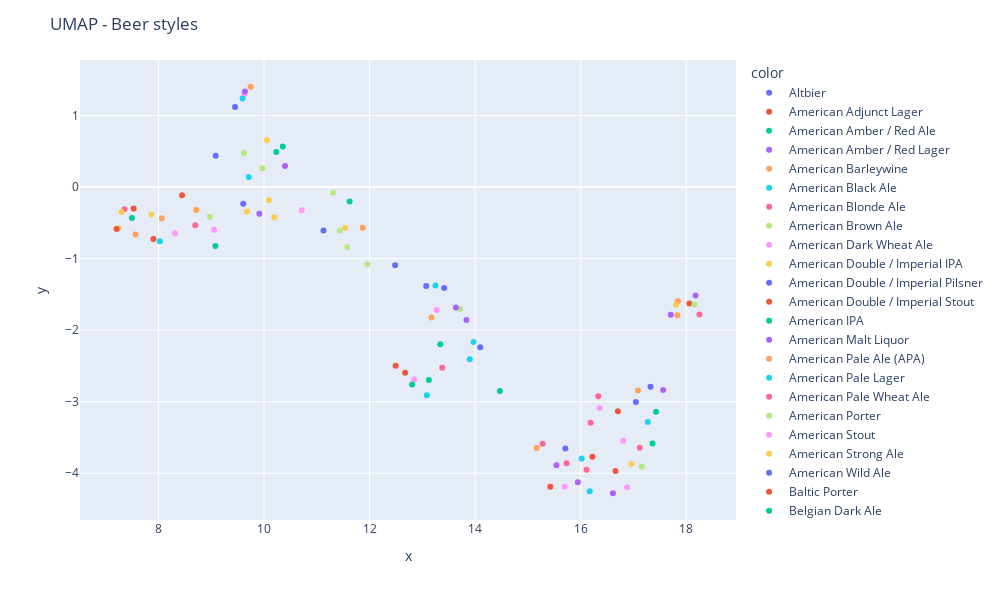

The cell this chart's notebook holds for it:
### Code cell
reducer = umap.UMAP()

embedding = reducer.fit_transform(X)

fig = px.scatter(x=embedding[:, 0], y=embedding[:, 1], color=style_labels)
fig.update_layout(
    title='UMAP - Beer styles',
    width=1000,
    height=600,
)
fig.show()

### Figure 1 — Plotly figure (JSON) as saved in the notebook; plotly's stock layout.template omitted (floating-point values rounded to 4 significant figures)
{"data": [{"hovertemplate": "color=Altbier<br>x=%{x}<br>y=%{y}<extra></extra>", "legendgroup": "Altbier", "marker": {"color": "#636efa", "symbol": "circle"}, "mode": "markers", "name": "Altbier", "orientation": "v", "showlegend": true, "type": "scatter", "x": [14.1], "xaxis": "x", "y": [-2.24], "yaxis": "y"}, {"hovertemplate": "color=American Adjunct Lager<br>x=%{x}<br>y=%{y}<extra></extra>", "legendgroup": "American Adjunct Lager", "marker": {"color": "#EF553B", "symbol": "circle"}, "mode": "markers", "name": "American Adjunct Lager", "orientation": "v", "showlegend": true, "type": "scatter", "x": [18.06], "xaxis": "x", "y": [-1.626], "yaxis": "y"}, {"hovertemplate": "color=American Amber / Red Ale<br>x=%{x}<br>y=%{y}<extra></extra>", "legendgroup": "American Amber / Red Ale", "marker": {"color": "#00cc96", "symbol": "circle"}, "mode": "markers", "name": "American Amber / Red Ale", "orientation": "v", "showlegend": true, "type": "scatter", "x": [13.34], "xaxis": "x", "y": [-2.195], "yaxis": "y"}, {"hovertemplate": "color=American Amber / Red Lager<br>x=%{x}<br>y=%{y}<extra></extra>", "legendgroup": "American Amber / Red Lager", "marker": {"color": "#ab63fa", "symbol": "circle"}, "mode": "markers", "name": "American Amber / Red Lager", "orientation": "v", "showlegend": true, "type": "scatter", "x": [17.56], "xaxis": "x", "y": [-2.838], "yaxis": "y"}, {"hovertemplate": "color=American Barleywine<br>x=%{x}<br>y=%{y}<extra></extra>", "legendgroup": "American Barleywine", "marker": {"color": "#FFA15A", "symbol": "circle"}, "mode": "markers", "name": "American Barleywine", "orientation": "v", "showlegend": true, "type": "scatter", "x": [7.566], "xaxis": "x", "y": [-0.6622], "yaxis": "y"}, {"hovertemplate": "color=American Black Ale<br>x=%{x}<br>y=%{y}<extra></extra>", "legendgroup": "American Black Ale", "marker": {"color": "#19d3f3", "symbol": "circle"}, "mode": "markers", "name": "American Black Ale", "orientation": "v", "showlegend": true, "type": "scatter", "x": [9.712], "xaxis": "x", "y": [0.1419], "yaxis": "y"}, {"hovertemplate": "color=American Blonde Ale<br>x=%{x}<br>y=%{y}<extra></extra>", "legendgroup": "American Blonde Ale", "marker": {"color": "#FF6692", "symbol": "circle"}, "mode": "markers", "name": "American Blonde Ale", "orientation": "v", "showlegend": true, "type": "scatter", "x": [17.12], "xaxis": "x", "y": [-3.643], "yaxis": "y"}, {"hovertemplate": "color=American Brown Ale<br>x=%{x}<br>y=%{y}<extra></extra>", "legendgroup": "American Brown Ale", "marker": {"color": "#B6E880", "symbol": "circle"}, "mode": "markers", "name": "American Brown Ale", "orientation": "v", "showlegend": true, "type": "scatter", "x": [11.58], "xaxis": "x", "y": [-0.8413], "yaxis": "y"}, {"hovertemplate": "color=American Dark Wheat Ale<br>x=%{x}<br>y=%{y}<extra></extra>", "legendgroup": "American Dark Wheat Ale", "marker": {"color": "#FF97FF", "symbol": "circle"}, "mode": "markers", "name": "American Dark Wheat Ale", "orientation": "v", "showlegend": true, "type": "scatter", "x": [16.36], "xaxis": "x", "y": [-3.086], "yaxis": "y"}, {"hovertemplate": "color=American Double / Imperial IPA<br>x=%{x}<br>y=%{y}<extra></extra>", "legendgroup": "American Double / Imperial IPA", "marker": {"color": "#FECB52", "symbol": "circle"}, "mode": "markers", "name": "American Double / Imperial IPA", "orientation": "v", "showlegend": true, "type": "scatter", "x": [7.24], "xaxis": "x", "y": [-0.5761], "yaxis": "y"}, {"hovertemplate": "color=American Double / Imperial Pilsner<br>x=%{x}<br>y=%{y}<extra></extra>", "legendgroup": "American Double / Imperial Pilsner", "marker": {"color": "#636efa", "symbol": "circle"}, "mode": "markers", "name": "American Double / Imperial Pilsner", "orientation": "v", "showlegend": true, "type": "scatter", "x": [9.607], "xaxis": "x", "y": [-0.2328], "yaxis": "y"}, {"hovertemplate": "color=American Double / Imperial Stout<br>x=%{x}<br>y=%{y}<extra></extra>", "legendgroup": "American Double / Imperial Stout", "marker": {"color": "#EF553B", "symbol": "circle"}, "mode": "markers", "name": "American Double / Imperial Stout", "orientation": "v", "showlegend": true, "type": "scatter", "x": [7.207], "xaxis": "x", "y": [-0.585], "yaxis": "y"}, {"hovertemplate": "color=American IPA<br>x=%{x}<br>y=%{y}<extra></extra>", "legendgroup": "American IPA", "marker": {"color": "#00cc96", "symbol": "circle"}, "mode": "markers", "name": "American IPA", "orientation": "v", "showlegend": true, "type": "scatter", "x": [10.23], "xaxis": "x", "y": [0.4893], "yaxis": "y"}, {"hovertemplate": "color=American Malt Liquor<br>x=%{x}<br>y=%{y}<extra></extra>", "legendgroup": "American Malt Liquor", "marker": {"color": "#ab63fa", "symbol": "circle"}, "mode": "markers", "name": "American Malt Liquor", "orientation": "v", "showlegend": true, "type": "scatter", "x": [18.17], "xaxis": "x", "y": [-1.517], "yaxis": "y"}, {"hovertemplate": "color=American Pale Ale (APA)<br>x=%{x}<br>y=%{y}<extra></extra>", "legendgroup": "American Pale Ale (APA)", "marker": {"color": "#FFA15A", "symbol": "circle"}, "mode": "markers", "name": "American Pale Ale (APA)", "orientation": "v", "showlegend": true, "type": "scatter", "x": [11.87], "xaxis": "x", "y": [-0.5687], "yaxis": "y"}, {"hovertemplate": "color=American Pale Lager<br>x=%{x}<br>y=%{y}<extra></extra>", "legendgroup": "American Pale Lager", "marker": {"color": "#19d3f3", "symbol": "circle"}, "mode": "markers", "name": "American Pale Lager", "orientation": "v", "showlegend": true, "type": "scatter", "x": [17.27], "xaxis": "x", "y": [-3.283], "yaxis": "y"}, {"hovertemplate": "color=American Pale Wheat Ale<br>x=%{x}<br>y=%{y}<extra></extra>", "legendgroup": "American Pale Wheat Ale", "marker": {"color": "#FF6692", "symbol": "circle"}, "mode": "markers", "name": "American Pale Wheat Ale", "orientation": "v", "showlegend": true, "type": "scatter", "x": [15.73], "xaxis": "x", "y": [-3.859], "yaxis": "y"}, {"hovertemplate": "color=American Porter<br>x=%{x}<br>y=%{y}<extra></extra>", "legendgroup": "American Porter", "marker": {"color": "#B6E880", "symbol": "circle"}, "mode": "markers", "name": "American Porter", "orientation": "v", "showlegend": true, "type": "scatter", "x": [9.972], "xaxis": "x", "y": [0.2631], "yaxis": "y"}, {"hovertemplate": "color=American Stout<br>x=%{x}<br>y=%{y}<extra></extra>", "legendgroup": "American Stout", "marker": {"color": "#FF97FF", "symbol": "circle"}, "mode": "markers", "name": "American Stout", "orientation": "v", "showlegend": true, "type": "scatter", "x": [10.72], "xaxis": "x", "y": [-0.3219], "yaxis": "y"}, {"hovertemplate": "color=American Strong Ale<br>x=%{x}<br>y=%{y}<extra></extra>", "legendgroup": "American Strong Ale", "marker": {"color": "#FECB52", "symbol": "circle"}, "mode": "markers", "name": "American Strong Ale", "orientation": "v", "showlegend": true, "type": "scatter", "x": [7.867], "xaxis": "x", "y": [-0.3845], "yaxis": "y"}, {"hovertemplate": "color=American Wild Ale<br>x=%{x}<br>y=%{y}<extra></extra>", "legendgroup": "American Wild Ale", "marker": {"color": "#636efa", "symbol": "circle"}, "mode": "markers", "name": "American Wild Ale", "orientation": "v", "showlegend": true, "type": "scatter", "x": [9.451], "xaxis": "x", "y": [1.121], "yaxis": "y"}, {"hovertemplate": "color=Baltic Porter<br>x=%{x}<br>y=%{y}<extra></extra>", "legendgroup": "Baltic Porter", "marker": {"color": "#EF553B", "symbol": "circle"}, "mode": "markers", "name": "Baltic Porter", "orientation": "v", "showlegend": true, "type": "scatter", "x": [8.447], "xaxis": "x", "y": [-0.1141], "yaxis": "y"}, {"hovertemplate": "color=Belgian Dark Ale<br>x=%{x}<br>y=%{y}<extra></extra>", "legendgroup": "Belgian Dark Ale", "marker": {"color": "#00cc96", "symbol": "circle"}, "mode": "markers", "name": "Belgian Dark Ale", "orientation": "v", "showlegend": true, "type": "scatter", "x": [13.12], "xaxis": "x", "y": [-2.698], "yaxis": "y"}, {"hovertemplate": "color=Belgian IPA<br>x=%{x}<br>y=%{y}<extra></extra>", "legendgroup": "Belgian IPA", "marker": {"color": "#ab63fa", "symbol": "circle"}, "mode": "markers", "name": "Belgian IPA", "orientation": "v", "showlegend": true, "type": "scatter", "x": [9.912], "xaxis": "x", "y": [-0.371], "yaxis": "y"}, {"hovertemplate": "color=Belgian Pale Ale<br>x=%{x}<br>y=%{y}<extra></extra>", "legendgroup": "Belgian Pale Ale", "marker": {"color": "#FFA15A", "symbol": "circle"}, "mode": "markers", "name": "Belgian Pale Ale", "orientation": "v", "showlegend": true, "type": "scatter", "x": [13.17], "xaxis": "x", "y": [-1.822], "yaxis": "y"}, {"hovertemplate": "color=Belgian Strong Dark Ale<br>x=%{x}<br>y=%{y}<extra></extra>", "legendgroup": "Belgian Strong Dark Ale", "marker": {"color": "#19d3f3", "symbol": "circle"}, "mode": "markers", "name": "Belgian Strong Dark Ale", "orientation": "v", "showlegend": true, "type": "scatter", "x": [8.027], "xaxis": "x", "y": [-0.7553], "yaxis": "y"}, {"hovertemplate": "color=Belgian Strong Pale Ale<br>x=%{x}<br>y=%{y}<extra></extra>", "legendgroup": "Belgian Strong Pale Ale", "marker": {"color": "#FF6692", "symbol": "circle"}, "mode": "markers", "name": "Belgian Strong Pale Ale", "orientation": "v", "showlegend": true, "type": "scatter", "x": [8.699], "xaxis": "x", "y": [-0.5335], "yaxis": "y"}, {"hovertemplate": "color=Berliner Weissbier<br>x=%{x}<br>y=%{y}<extra></extra>", "legendgroup": "Berliner Weissbier", "marker": {"color": "#B6E880", "symbol": "circle"}, "mode": "markers", "name": "Berliner Weissbier", "orientation": "v", "showlegend": true, "type": "scatter", "x": [11.31], "xaxis": "x", "y": [-0.07888], "yaxis": "y"}, {"hovertemplate": "color=Bière de Champagne / Bière Brut<br>x=%{x}<br>y=%{y}<extra></extra>", "legendgroup": "Bière de Champagne / Bière Brut", "marker": {"color": "#FF97FF", "symbol": "circle"}, "mode": "markers", "name": "Bière de Champagne / Bière Brut", "orientation": "v", "showlegend": true, "type": "scatter", "x": [9.056], "xaxis": "x", "y": [-0.5961], "yaxis": "y"}, {"hovertemplate": "color=Bière de Garde<br>x=%{x}<br>y=%{y}<extra></extra>", "legendgroup": "Bière de Garde", "marker": {"color": "#FECB52", "symbol": "circle"}, "mode": "markers", "name": "Bière de Garde", "orientation": "v", "showlegend": true, "type": "scatter", "x": [10.2], "xaxis": "x", "y": [-0.4213], "yaxis": "y"}, {"hovertemplate": "color=Black & Tan<br>x=%{x}<br>y=%{y}<extra></extra>", "legendgroup": "Black & Tan", "marker": {"color": "#636efa", "symbol": "circle"}, "mode": "markers", "name": "Black & Tan", "orientation": "v", "showlegend": true, "type": "scatter", "x": [17.32], "xaxis": "x", "y": [-2.79], "yaxis": "y"}, {"hovertemplate": "color=Bock<br>x=%{x}<br>y=%{y}<extra></extra>", "legendgroup": "Bock", "marker": {"color": "#EF553B", "symbol": "circle"}, "mode": "markers", "name": "Bock", "orientation": "v", "showlegend": true, "type": "scatter", "x": [16.7], "xaxis": "x", "y": [-3.132], "yaxis": "y"}, {"hovertemplate": "color=Braggot<br>x=%{x}<br>y=%{y}<extra></extra>", "legendgroup": "Braggot", "marker": {"color": "#00cc96", "symbol": "circle"}, "mode": "markers", "name": "Braggot", "orientation": "v", "showlegend": true, "type": "scatter", "x": [9.08], "xaxis": "x", "y": [-0.8237], "yaxis": "y"}, {"hovertemplate": "color=California Common / Steam Beer<br>x=%{x}<br>y=%{y}<extra></extra>", "legendgroup": "California Common / Steam Beer", "marker": {"color": "#ab63fa", "symbol": "circle"}, "mode": "markers", "name": "California Common / Steam Beer", "orientation": "v", "showlegend": true, "type": "scatter", "x": [13.83], "xaxis": "x", "y": [-1.857], "yaxis": "y"}, {"hovertemplate": "color=Chile Beer<br>x=%{x}<br>y=%{y}<extra></extra>", "legendgroup": "Chile Beer", "marker": {"color": "#FFA15A", "symbol": "circle"}, "mode": "markers", "name": "Chile Beer", "orientation": "v", "showlegend": true, "type": "scatter", "x": [17.09], "xaxis": "x", "y": [-2.843], "yaxis": "y"}, {"hovertemplate": "color=Cream Ale<br>x=%{x}<br>y=%{y}<extra></extra>", "legendgroup": "Cream Ale", "marker": {"color": "#19d3f3", "symbol": "circle"}, "mode": "markers", "name": "Cream Ale", "orientation": "v", "showlegend": true, "type": "scatter", "x": [16.02], "xaxis": "x", "y": [-3.796], "yaxis": "y"}, {"hovertemplate": "color=Czech Pilsener<br>x=%{x}<br>y=%{y}<extra></extra>", "legendgroup": "Czech Pilsener", "marker": {"color": "#FF6692", "symbol": "circle"}, "mode": "markers", "name": "Czech Pilsener", "orientation": "v", "showlegend": true, "type": "scatter", "x": [16.11], "xaxis": "x", "y": [-3.952], "yaxis": "y"}, {"hovertemplate": "color=Doppelbock<br>x=%{x}<br>y=%{y}<extra></extra>", "legendgroup": "Doppelbock", "marker": {"color": "#B6E880", "symbol": "circle"}, "mode": "markers", "name": "Doppelbock", "orientation": "v", "showlegend": true, "type": "scatter", "x": [8.972], "xaxis": "x", "y": [-0.4157], "yaxis": "y"}, {"hovertemplate": "color=Dortmunder / Export Lager<br>x=%{x}<br>y=%{y}<extra></extra>", "legendgroup": "Dortmunder / Export Lager", "marker": {"color": "#FF97FF", "symbol": "circle"}, "mode": "markers", "name": "Dortmunder / Export Lager", "orientation": "v", "showlegend": true, "type": "scatter", "x": [15.7], "xaxis": "x", "y": [-4.189], "yaxis": "y"}, {"hovertemplate": "color=Dubbel<br>x=%{x}<br>y=%{y}<extra></extra>", "legendgroup": "Dubbel", "marker": {"color": "#FECB52", "symbol": "circle"}, "mode": "markers", "name": "Dubbel", "orientation": "v", "showlegend": true, "type": "scatter", "x": [9.68], "xaxis": "x", "y": [-0.3428], "yaxis": "y"}, {"hovertemplate": "color=Dunkelweizen<br>x=%{x}<br>y=%{y}<extra></extra>", "legendgroup": "Dunkelweizen", "marker": {"color": "#636efa", "symbol": "circle"}, "mode": "markers", "name": "Dunkelweizen", "orientation": "v", "showlegend": true, "type": "scatter", "x": [13.07], "xaxis": "x", "y": [-1.383], "yaxis": "y"}, {"hovertemplate": "color=Eisbock<br>x=%{x}<br>y=%{y}<extra></extra>", "legendgroup": "Eisbock", "marker": {"color": "#EF553B", "symbol": "circle"}, "mode": "markers", "name": "Eisbock", "orientation": "v", "showlegend": true, "type": "scatter", "x": [7.532], "xaxis": "x", "y": [-0.3005], "yaxis": "y"}, {"hovertemplate": "color=English Barleywine<br>x=%{x}<br>y=%{y}<extra></extra>", "legendgroup": "English Barleywine", "marker": {"color": "#00cc96", "symbol": "circle"}, "mode": "markers", "name": "English Barleywine", "orientation": "v", "showlegend": true, "type": "scatter", "x": [7.498], "xaxis": "x", "y": [-0.433], "yaxis": "y"}, {"hovertemplate": "color=English Bitter<br>x=%{x}<br>y=%{y}<extra></extra>", "legendgroup": "English Bitter", "marker": {"color": "#ab63fa", "symbol": "circle"}, "mode": "markers", "name": "English Bitter", "orientation": "v", "showlegend": true, "type": "scatter", "x": [16.61], "xaxis": "x", "y": [-4.28], "yaxis": "y"}, {"hovertemplate": "color=English Brown Ale<br>x=%{x}<br>y=%{y}<extra></extra>", "legendgroup": "English Brown Ale", "marker": {"color": "#FFA15A", "symbol": "circle"}, "mode": "markers", "name": "English Brown Ale", "orientation": "v", "showlegend": true, "type": "scatter", "x": [15.17], "xaxis": "x", "y": [-3.648], "yaxis": "y"}, {"hovertemplate": "color=English Dark Mild Ale<br>x=%{x}<br>y=%{y}<extra></extra>", "legendgroup": "English Dark Mild Ale", "marker": {"color": "#19d3f3", "symbol": "circle"}, "mode": "markers", "name": "English Dark Mild Ale", "orientation": "v", "showlegend": true, "type": "scatter", "x": [16.17], "xaxis": "x", "y": [-4.253], "yaxis": "y"}, {"hovertemplate": "color=English India Pale Ale (IPA)<br>x=%{x}<br>y=%{y}<extra></extra>", "legendgroup": "English India Pale Ale (IPA)", "marker": {"color": "#FF6692", "symbol": "circle"}, "mode": "markers", "name": "English India Pale Ale (IPA)", "orientation": "v", "showlegend": true, "type": "scatter", "x": [16.19], "xaxis": "x", "y": [-3.293], "yaxis": "y"}, {"hovertemplate": "color=English Pale Ale<br>x=%{x}<br>y=%{y}<extra></extra>", "legendgroup": "English Pale Ale", "marker": {"color": "#B6E880", "symbol": "circle"}, "mode": "markers", "name": "English Pale Ale", "orientation": "v", "showlegend": true, "type": "scatter", "x": [17.16], "xaxis": "x", "y": [-3.904], "yaxis": "y"}, {"hovertemplate": "color=English Pale Mild Ale<br>x=%{x}<br>y=%{y}<extra></extra>", "legendgroup": "English Pale Mild Ale", "marker": {"color": "#FF97FF", "symbol": "circle"}, "mode": "markers", "name": "English Pale Mild Ale", "orientation": "v", "showlegend": true, "type": "scatter", "x": [16.88], "xaxis": "x", "y": [-4.196], "yaxis": "y"}, {"hovertemplate": "color=English Porter<br>x=%{x}<br>y=%{y}<extra></extra>", "legendgroup": "English Porter", "marker": {"color": "#FECB52", "symbol": "circle"}, "mode": "markers", "name": "English Porter", "orientation": "v", "showlegend": true, "type": "scatter", "x": [11.54], "xaxis": "x", "y": [-0.5706], "yaxis": "y"}, {"hovertemplate": "color=English Stout<br>x=%{x}<br>y=%{y}<extra></extra>", "legendgroup": "English Stout", "marker": {"color": "#636efa", "symbol": "circle"}, "mode": "markers", "name": "English Stout", "orientation": "v", "showlegend": true, "type": "scatter", "x": [12.48], "xaxis": "x", "y": [-1.092], "yaxis": "y"}, {"hovertemplate": "color=English Strong Ale<br>x=%{x}<br>y=%{y}<extra></extra>", "legendgroup": "English Strong Ale", "marker": {"color": "#EF553B", "symbol": "circle"}, "mode": "markers", "name": "English Strong Ale", "orientation": "v", "showlegend": true, "type": "scatter", "x": [12.49], "xaxis": "x", "y": [-2.498], "yaxis": "y"}, {"hovertemplate": "color=Euro Dark Lager<br>x=%{x}<br>y=%{y}<extra></extra>", "legendgroup": "Euro Dark Lager", "marker": {"color": "#00cc96", "symbol": "circle"}, "mode": "markers", "name": "Euro Dark Lager", "orientation": "v", "showlegend": true, "type": "scatter", "x": [17.43], "xaxis": "x", "y": [-3.142], "yaxis": "y"}, {"hovertemplate": "color=Euro Pale Lager<br>x=%{x}<br>y=%{y}<extra></extra>", "legendgroup": "Euro Pale Lager", "marker": {"color": "#ab63fa", "symbol": "circle"}, "mode": "markers", "name": "Euro Pale Lager", "orientation": "v", "showlegend": true, "type": "scatter", "x": [17.71], "xaxis": "x", "y": [-1.784], "yaxis": "y"}, {"hovertemplate": "color=Euro Strong Lager<br>x=%{x}<br>y=%{y}<extra></extra>", "legendgroup": "Euro Strong Lager", "marker": {"color": "#FFA15A", "symbol": "circle"}, "mode": "markers", "name": "Euro Strong Lager", "orientation": "v", "showlegend": true, "type": "scatter", "x": [17.84], "xaxis": "x", "y": [-1.597], "yaxis": "y"}, {"hovertemplate": "color=Extra Special / Strong Bitter (ESB)<br>x=%{x}<br>y=%{y}<extra></extra>", "legendgroup": "Extra Special / Strong Bitter (ESB)", "marker": {"color": "#19d3f3", "symbol": "circle"}, "mode": "markers", "name": "Extra Special / Strong Bitter (ESB)", "orientation": "v", "showlegend": true, "type": "scatter", "x": [13.97], "xaxis": "x", "y": [-2.167], "yaxis": "y"}, {"hovertemplate": "color=Faro<br>x=%{x}<br>y=%{y}<extra></extra>", "legendgroup": "Faro", "marker": {"color": "#FF6692", "symbol": "circle"}, "mode": "markers", "name": "Faro", "orientation": "v", "showlegend": true, "type": "scatter", "x": [15.28], "xaxis": "x", "y": [-3.589], "yaxis": "y"}, {"hovertemplate": "color=Flanders Oud Bruin<br>x=%{x}<br>y=%{y}<extra></extra>", "legendgroup": "Flanders Oud Bruin", "marker": {"color": "#B6E880", "symbol": "circle"}, "mode": "markers", "name": "Flanders Oud Bruin", "orientation": "v", "showlegend": true, "type": "scatter", "x": [9.618], "xaxis": "x", "y": [0.4783], "yaxis": "y"}, {"hovertemplate": "color=Flanders Red Ale<br>x=%{x}<br>y=%{y}<extra></extra>", "legendgroup": "Flanders Red Ale", "marker": {"color": "#FF97FF", "symbol": "circle"}, "mode": "markers", "name": "Flanders Red Ale", "orientation": "v", "showlegend": true, "type": "scatter", "x": [9.624], "xaxis": "x", "y": [1.294], "yaxis": "y"}, {"hovertemplate": "color=Foreign / Export Stout<br>x=%{x}<br>y=%{y}<extra></extra>", "legendgroup": "Foreign / Export Stout", "marker": {"color": "#FECB52", "symbol": "circle"}, "mode": "markers", "name": "Foreign / Export Stout", "orientation": "v", "showlegend": true, "type": "scatter", "x": [10.1], "xaxis": "x", "y": [-0.1853], "yaxis": "y"}, {"hovertemplate": "color=Fruit / Vegetable Beer<br>x=%{x}<br>y=%{y}<extra></extra>", "legendgroup": "Fruit / Vegetable Beer", "marker": {"color": "#636efa", "symbol": "circle"}, "mode": "markers", "name": "Fruit / Vegetable Beer", "orientation": "v", "showlegend": true, "type": "scatter", "x": [17.04], "xaxis": "x", "y": [-3.005], "yaxis": "y"}, {"hovertemplate": "color=German Pilsener<br>x=%{x}<br>y=%{y}<extra></extra>", "legendgroup": "German Pilsener", "marker": {"color": "#EF553B", "symbol": "circle"}, "mode": "markers", "name": "German Pilsener", "orientation": "v", "showlegend": true, "type": "scatter", "x": [16.66], "xaxis": "x", "y": [-3.97], "yaxis": "y"}, {"hovertemplate": "color=Gose<br>x=%{x}<br>y=%{y}<extra></extra>", "legendgroup": "Gose", "marker": {"color": "#00cc96", "symbol": "circle"}, "mode": "markers", "name": "Gose", "orientation": "v", "showlegend": true, "type": "scatter", "x": [11.62], "xaxis": "x", "y": [-0.2003], "yaxis": "y"}, {"hovertemplate": "color=Gueuze<br>x=%{x}<br>y=%{y}<extra></extra>", "legendgroup": "Gueuze", "marker": {"color": "#ab63fa", "symbol": "circle"}, "mode": "markers", "name": "Gueuze", "orientation": "v", "showlegend": true, "type": "scatter", "x": [9.64], "xaxis": "x", "y": [1.337], "yaxis": "y"}, {"hovertemplate": "color=Happoshu<br>x=%{x}<br>y=%{y}<extra></extra>", "legendgroup": "Happoshu", "marker": {"color": "#FFA15A", "symbol": "circle"}, "mode": "markers", "name": "Happoshu", "orientation": "v", "showlegend": true, "type": "scatter", "x": [17.83], "xaxis": "x", "y": [-1.792], "yaxis": "y"}, {"hovertemplate": "color=Hefeweizen<br>x=%{x}<br>y=%{y}<extra></extra>", "legendgroup": "Hefeweizen", "marker": {"color": "#19d3f3", "symbol": "circle"}, "mode": "markers", "name": "Hefeweizen", "orientation": "v", "showlegend": true, "type": "scatter", "x": [13.25], "xaxis": "x", "y": [-1.374], "yaxis": "y"}, {"hovertemplate": "color=Herbed / Spiced Beer<br>x=%{x}<br>y=%{y}<extra></extra>", "legendgroup": "Herbed / Spiced Beer", "marker": {"color": "#FF6692", "symbol": "circle"}, "mode": "markers", "name": "Herbed / Spiced Beer", "orientation": "v", "showlegend": true, "type": "scatter", "x": [16.33], "xaxis": "x", "y": [-2.923], "yaxis": "y"}, {"hovertemplate": "color=Irish Dry Stout<br>x=%{x}<br>y=%{y}<extra></extra>", "legendgroup": "Irish Dry Stout", "marker": {"color": "#B6E880", "symbol": "circle"}, "mode": "markers", "name": "Irish Dry Stout", "orientation": "v", "showlegend": true, "type": "scatter", "x": [13.71], "xaxis": "x", "y": [-1.705], "yaxis": "y"}, {"hovertemplate": "color=Irish Red Ale<br>x=%{x}<br>y=%{y}<extra></extra>", "legendgroup": "Irish Red Ale", "marker": {"color": "#FF97FF", "symbol": "circle"}, "mode": "markers", "name": "Irish Red Ale", "orientation": "v", "showlegend": true, "type": "scatter", "x": [16.81], "xaxis": "x", "y": [-3.546], "yaxis": "y"}, {"hovertemplate": "color=Japanese Rice Lager<br>x=%{x}<br>y=%{y}<extra></extra>", "legendgroup": "Japanese Rice Lager", "marker": {"color": "#FECB52", "symbol": "circle"}, "mode": "markers", "name": "Japanese Rice Lager", "orientation": "v", "showlegend": true, "type": "scatter", "x": [17.81], "xaxis": "x", "y": [-1.646], "yaxis": "y"}, {"hovertemplate": "color=Kellerbier / Zwickelbier<br>x=%{x}<br>y=%{y}<extra></extra>", "legendgroup": "Kellerbier / Zwickelbier", "marker": {"color": "#636efa", "symbol": "circle"}, "mode": "markers", "name": "Kellerbier / Zwickelbier", "orientation": "v", "showlegend": true, "type": "scatter", "x": [13.41], "xaxis": "x", "y": [-1.41], "yaxis": "y"}, {"hovertemplate": "color=Kristalweizen<br>x=%{x}<br>y=%{y}<extra></extra>", "legendgroup": "Kristalweizen", "marker": {"color": "#EF553B", "symbol": "circle"}, "mode": "markers", "name": "Kristalweizen", "orientation": "v", "showlegend": true, "type": "scatter", "x": [16.22], "xaxis": "x", "y": [-3.771], "yaxis": "y"}, {"hovertemplate": "color=Kvass<br>x=%{x}<br>y=%{y}<extra></extra>", "legendgroup": "Kvass", "marker": {"color": "#00cc96", "symbol": "circle"}, "mode": "markers", "name": "Kvass", "orientation": "v", "showlegend": true, "type": "scatter", "x": [17.36], "xaxis": "x", "y": [-3.583], "yaxis": "y"}, {"hovertemplate": "color=Kölsch<br>x=%{x}<br>y=%{y}<extra></extra>", "legendgroup": "Kölsch", "marker": {"color": "#ab63fa", "symbol": "circle"}, "mode": "markers", "name": "Kölsch", "orientation": "v", "showlegend": true, "type": "scatter", "x": [15.95], "xaxis": "x", "y": [-4.126], "yaxis": "y"}, {"hovertemplate": "color=Lambic - Fruit<br>x=%{x}<br>y=%{y}<extra></extra>", "legendgroup": "Lambic - Fruit", "marker": {"color": "#FFA15A", "symbol": "circle"}, "mode": "markers", "name": "Lambic - Fruit", "orientation": "v", "showlegend": true, "type": "scatter", "x": [9.748], "xaxis": "x", "y": [1.403], "yaxis": "y"}, {"hovertemplate": "color=Lambic - Unblended<br>x=%{x}<br>y=%{y}<extra></extra>", "legendgroup": "Lambic - Unblended", "marker": {"color": "#19d3f3", "symbol": "circle"}, "mode": "markers", "name": "Lambic - Unblended", "orientation": "v", "showlegend": true, "type": "scatter", "x": [9.594], "xaxis": "x", "y": [1.239], "yaxis": "y"}, {"hovertemplate": "color=Light Lager<br>x=%{x}<br>y=%{y}<extra></extra>", "legendgroup": "Light Lager", "marker": {"color": "#FF6692", "symbol": "circle"}, "mode": "markers", "name": "Light Lager", "orientation": "v", "showlegend": true, "type": "scatter", "x": [18.25], "xaxis": "x", "y": [-1.779], "yaxis": "y"}, {"hovertemplate": "color=Low Alcohol Beer<br>x=%{x}<br>y=%{y}<extra></extra>", "legendgroup": "Low Alcohol Beer", "marker": {"color": "#B6E880", "symbol": "circle"}, "mode": "markers", "name": "Low Alcohol Beer", "orientation": "v", "showlegend": true, "type": "scatter", "x": [18.15], "xaxis": "x", "y": [-1.64], "yaxis": "y"}, {"hovertemplate": "color=Maibock / Helles Bock<br>x=%{x}<br>y=%{y}<extra></extra>", "legendgroup": "Maibock / Helles Bock", "marker": {"color": "#FF97FF", "symbol": "circle"}, "mode": "markers", "name": "Maibock / Helles Bock", "orientation": "v", "showlegend": true, "type": "scatter", "x": [12.84], "xaxis": "x", "y": [-2.687], "yaxis": "y"}, {"hovertemplate": "color=Milk / Sweet Stout<br>x=%{x}<br>y=%{y}<extra></extra>", "legendgroup": "Milk / Sweet Stout", "marker": {"color": "#FECB52", "symbol": "circle"}, "mode": "markers", "name": "Milk / Sweet Stout", "orientation": "v", "showlegend": true, "type": "scatter", "x": [10.06], "xaxis": "x", "y": [0.6545], "yaxis": "y"}, {"hovertemplate": "color=Munich Dunkel Lager<br>x=%{x}<br>y=%{y}<extra></extra>", "legendgroup": "Munich Dunkel Lager", "marker": {"color": "#636efa", "symbol": "circle"}, "mode": "markers", "name": "Munich Dunkel Lager", "orientation": "v", "showlegend": true, "type": "scatter", "x": [15.71], "xaxis": "x", "y": [-3.654], "yaxis": "y"}, {"hovertemplate": "color=Munich Helles Lager<br>x=%{x}<br>y=%{y}<extra></extra>", "legendgroup": "Munich Helles Lager", "marker": {"color": "#EF553B", "symbol": "circle"}, "mode": "markers", "name": "Munich Helles Lager", "orientation": "v", "showlegend": true, "type": "scatter", "x": [15.42], "xaxis": "x", "y": [-4.188], "yaxis": "y"}, {"hovertemplate": "color=Märzen / Oktoberfest<br>x=%{x}<br>y=%{y}<extra></extra>", "legendgroup": "Märzen / Oktoberfest", "marker": {"color": "#00cc96", "symbol": "circle"}, "mode": "markers", "name": "Märzen / Oktoberfest", "orientation": "v", "showlegend": true, "type": "scatter", "x": [14.47], "xaxis": "x", "y": [-2.849], "yaxis": "y"}, {"hovertemplate": "color=Oatmeal Stout<br>x=%{x}<br>y=%{y}<extra></extra>", "legendgroup": "Oatmeal Stout", "marker": {"color": "#ab63fa", "symbol": "circle"}, "mode": "markers", "name": "Oatmeal Stout", "orientation": "v", "showlegend": true, "type": "scatter", "x": [10.4], "xaxis": "x", "y": [0.295], "yaxis": "y"}, {"hovertemplate": "color=Old Ale<br>x=%{x}<br>y=%{y}<extra></extra>", "legendgroup": "Old Ale", "marker": {"color": "#FFA15A", "symbol": "circle"}, "mode": "markers", "name": "Old Ale", "orientation": "v", "showlegend": true, "type": "scatter", "x": [8.065], "xaxis": "x", "y": [-0.4348], "yaxis": "y"}, {"hovertemplate": "color=Pumpkin Ale<br>x=%{x}<br>y=%{y}<extra></extra>", "legendgroup": "Pumpkin Ale", "marker": {"color": "#19d3f3", "symbol": "circle"}, "mode": "markers", "name": "Pumpkin Ale", "orientation": "v", "showlegend": true, "type": "scatter", "x": [13.08], "xaxis": "x", "y": [-2.908], "yaxis": "y"}, {"hovertemplate": "color=Quadrupel (Quad)<br>x=%{x}<br>y=%{y}<extra></extra>", "legendgroup": "Quadrupel (Quad)", "marker": {"color": "#FF6692", "symbol": "circle"}, "mode": "markers", "name": "Quadrupel (Quad)", "orientation": "v", "showlegend": true, "type": "scatter", "x": [7.355], "xaxis": "x", "y": [-0.3082], "yaxis": "y"}, {"hovertemplate": "color=Rauchbier<br>x=%{x}<br>y=%{y}<extra></extra>", "legendgroup": "Rauchbier", "marker": {"color": "#B6E880", "symbol": "circle"}, "mode": "markers", "name": "Rauchbier", "orientation": "v", "showlegend": true, "type": "scatter", "x": [11.44], "xaxis": "x", "y": [-0.6064], "yaxis": "y"}, {"hovertemplate": "color=Roggenbier<br>x=%{x}<br>y=%{y}<extra></extra>", "legendgroup": "Roggenbier", "marker": {"color": "#FF97FF", "symbol": "circle"}, "mode": "markers", "name": "Roggenbier", "orientation": "v", "showlegend": true, "type": "scatter", "x": [13.27], "xaxis": "x", "y": [-1.717], "yaxis": "y"}, {"hovertemplate": "color=Russian Imperial Stout<br>x=%{x}<br>y=%{y}<extra></extra>", "legendgroup": "Russian Imperial Stout", "marker": {"color": "#FECB52", "symbol": "circle"}, "mode": "markers", "name": "Russian Imperial Stout", "orientation": "v", "showlegend": true, "type": "scatter", "x": [7.301], "xaxis": "x", "y": [-0.3499], "yaxis": "y"}, {"hovertemplate": "color=Rye Beer<br>x=%{x}<br>y=%{y}<extra></extra>", "legendgroup": "Rye Beer", "marker": {"color": "#636efa", "symbol": "circle"}, "mode": "markers", "name": "Rye Beer", "orientation": "v", "showlegend": true, "type": "scatter", "x": [11.13], "xaxis": "x", "y": [-0.607], "yaxis": "y"}, {"hovertemplate": "color=Sahti<br>x=%{x}<br>y=%{y}<extra></extra>", "legendgroup": "Sahti", "marker": {"color": "#EF553B", "symbol": "circle"}, "mode": "markers", "name": "Sahti", "orientation": "v", "showlegend": true, "type": "scatter", "x": [12.67], "xaxis": "x", "y": [-2.596], "yaxis": "y"}, {"hovertemplate": "color=Saison / Farmhouse Ale<br>x=%{x}<br>y=%{y}<extra></extra>", "legendgroup": "Saison / Farmhouse Ale", "marker": {"color": "#00cc96", "symbol": "circle"}, "mode": "markers", "name": "Saison / Farmhouse Ale", "orientation": "v", "showlegend": true, "type": "scatter", "x": [10.36], "xaxis": "x", "y": [0.5676], "yaxis": "y"}, {"hovertemplate": "color=Schwarzbier<br>x=%{x}<br>y=%{y}<extra></extra>", "legendgroup": "Schwarzbier", "marker": {"color": "#ab63fa", "symbol": "circle"}, "mode": "markers", "name": "Schwarzbier", "orientation": "v", "showlegend": true, "type": "scatter", "x": [13.64], "xaxis": "x", "y": [-1.682], "yaxis": "y"}, {"hovertemplate": "color=Scotch Ale / Wee Heavy<br>x=%{x}<br>y=%{y}<extra></extra>", "legendgroup": "Scotch Ale / Wee Heavy", "marker": {"color": "#FFA15A", "symbol": "circle"}, "mode": "markers", "name": "Scotch Ale / Wee Heavy", "orientation": "v", "showlegend": true, "type": "scatter", "x": [8.716], "xaxis": "x", "y": [-0.321], "yaxis": "y"}, {"hovertemplate": "color=Scottish Ale<br>x=%{x}<br>y=%{y}<extra></extra>", "legendgroup": "Scottish Ale", "marker": {"color": "#19d3f3", "symbol": "circle"}, "mode": "markers", "name": "Scottish Ale", "orientation": "v", "showlegend": true, "type": "scatter", "x": [13.9], "xaxis": "x", "y": [-2.406], "yaxis": "y"}, {"hovertemplate": "color=Scottish Gruit / Ancient Herbed Ale<br>x=%{x}<br>y=%{y}<extra></extra>", "legendgroup": "Scottish Gruit / Ancient Herbed Ale", "marker": {"color": "#FF6692", "symbol": "circle"}, "mode": "markers", "name": "Scottish Gruit / Ancient Herbed Ale", "orientation": "v", "showlegend": true, "type": "scatter", "x": [13.37], "xaxis": "x", "y": [-2.527], "yaxis": "y"}, {"hovertemplate": "color=Smoked Beer<br>x=%{x}<br>y=%{y}<extra></extra>", "legendgroup": "Smoked Beer", "marker": {"color": "#B6E880", "symbol": "circle"}, "mode": "markers", "name": "Smoked Beer", "orientation": "v", "showlegend": true, "type": "scatter", "x": [11.96], "xaxis": "x", "y": [-1.078], "yaxis": "y"}, {"hovertemplate": "color=Tripel<br>x=%{x}<br>y=%{y}<extra></extra>", "legendgroup": "Tripel", "marker": {"color": "#FF97FF", "symbol": "circle"}, "mode": "markers", "name": "Tripel", "orientation": "v", "showlegend": true, "type": "scatter", "x": [8.315], "xaxis": "x", "y": [-0.6435], "yaxis": "y"}, {"hovertemplate": "color=Vienna Lager<br>x=%{x}<br>y=%{y}<extra></extra>", "legendgroup": "Vienna Lager", "marker": {"color": "#FECB52", "symbol": "circle"}, "mode": "markers", "name": "Vienna Lager", "orientation": "v", "showlegend": true, "type": "scatter", "x": [16.96], "xaxis": "x", "y": [-3.869], "yaxis": "y"}, {"hovertemplate": "color=Weizenbock<br>x=%{x}<br>y=%{y}<extra></extra>", "legendgroup": "Weizenbock", "marker": {"color": "#636efa", "symbol": "circle"}, "mode": "markers", "name": "Weizenbock", "orientation": "v", "showlegend": true, "type": "scatter", "x": [9.085], "xaxis": "x", "y": [0.4393], "yaxis": "y"}, {"hovertemplate": "color=Wheatwine<br>x=%{x}<br>y=%{y}<extra></extra>", "legendgroup": "Wheatwine", "marker": {"color": "#EF553B", "symbol": "circle"}, "mode": "markers", "name": "Wheatwine", "orientation": "v", "showlegend": true, "type": "scatter", "x": [7.905], "xaxis": "x", "y": [-0.7241], "yaxis": "y"}, {"hovertemplate": "color=Winter Warmer<br>x=%{x}<br>y=%{y}<extra></extra>", "legendgroup": "Winter Warmer", "marker": {"color": "#00cc96", "symbol": "circle"}, "mode": "markers", "name": "Winter Warmer", "orientation": "v", "showlegend": true, "type": "scatter", "x": [12.81], "xaxis": "x", "y": [-2.759], "yaxis": "y"}, {"hovertemplate": "color=Witbier<br>x=%{x}<br>y=%{y}<extra></extra>", "legendgroup": "Witbier", "marker": {"color": "#ab63fa", "symbol": "circle"}, "mode": "markers", "name": "Witbier", "orientation": "v", "showlegend": true, "type": "scatter", "x": [15.54], "xaxis": "x", "y": [-3.888], "yaxis": "y"}], "layout": {"height": 600, "legend": {"title": {"text": "color"}, "tracegroupgap": 0}, "margin": {"t": 60}, "title": {"text": "UMAP - Beer styles"}, "width": 1000, "xaxis": {"anchor": "y", "domain": [0, 1], "title": {"text": "x"}}, "yaxis": {"anchor": "x", "domain": [0, 1], "title": {"text": "y"}}}}
